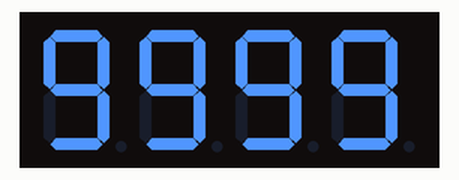
Simulated run of this sketch. Board: Seeed XIAO (SAMD21). Shown: 4-digit seven-segment display.

Above: at 0.17 s.
At 5.1 s:
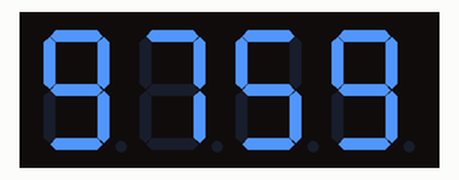
At 10.02 s:
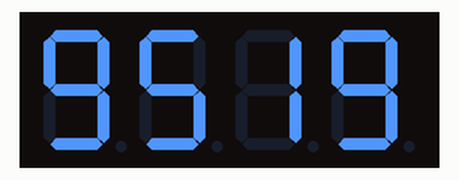
At 19.87 s:
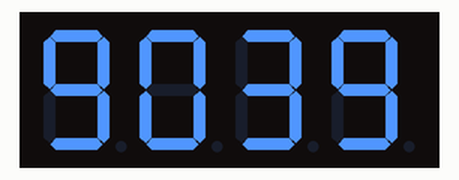
At 29.72 s:
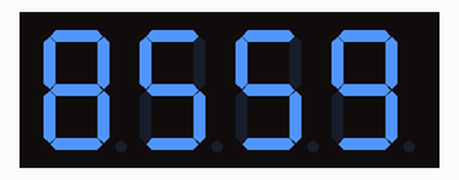
At 39.57 s:
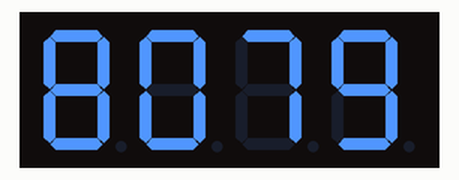

The sketch:

led-ampel.ino
```cpp
#include "TM1637.h"

const int CLK = D3;
const int DIO = D2;

TM1637 tm(CLK, DIO);

int number = 9999;

void setup()
{
  tm.begin();
  tm.setBrightness(2);
}

void loop()
{
  tm.display(number);

  number -= 1;

  delay(10);
}
```
